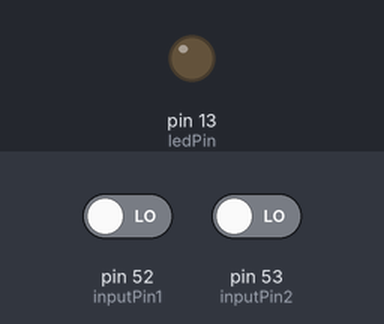
This sketch was run on a simulated Arduino Mega 2560, built with avr-gcc and run on an emulated ATmega2560. On the bench: output pins drawn as LEDs (lit = HIGH). Inputs (shaded band) come from the test bench; at power-on: pin 52 (inputPin1) LOW, pin 53 (inputPin2) LOW. What the sketch prints to the serial monitor is not drawn.

Above: at 1.2 s.
1.3 s: pin 52 (inputPin1) driven HIGH and pin 53 (inputPin2) driven HIGH
At 1.6 s:
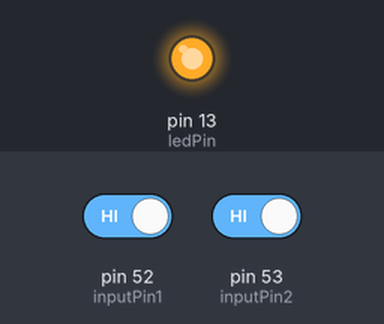
2.8 s: pin 52 (inputPin1) driven LOW
At 4.3 s:
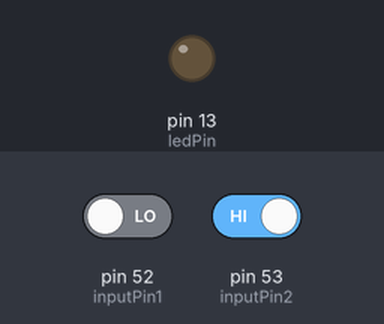
4.8 s: pin 52 (inputPin1) driven HIGH
At 5.5 s:
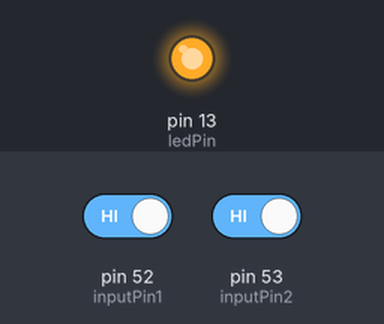
Timing chart, 0 to 7.8 s (numbered marks = the images above; inputs shaded):
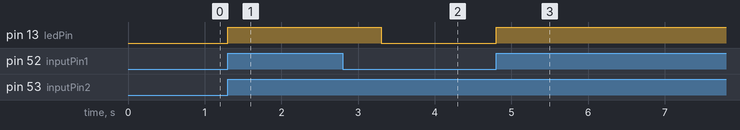

Measured:
- after the input at 1.3 s, pin 13 (ledPin): LOW → HIGH at once
- after the input at 2.8 s, pin 13 (ledPin): HIGH → LOW after 0.50 s
- after the input at 4.8 s, pin 13 (ledPin): LOW → HIGH at once

The sketch:

Arduino_Final.ino
```cpp
int inputPin1 = 52;
int inputPin2 = 53;
int ledPin = 13;
int pirState = LOW;
int val1 = 0;
int val2 = 0;

void setup() {
  pinMode(ledPin, OUTPUT);
  pinMode(inputPin1, INPUT);
  pinMode(inputPin2, INPUT);
  Serial.begin(9600);
  Serial1.begin(9600);
}

void loop() {
  val1 = digitalRead(inputPin1);
  val2 = digitalRead(inputPin2);
  //digitalWrite(ledPin, HIGH);
  if (val1 == HIGH && val2 == HIGH) {
    digitalWrite(ledPin, HIGH);

    Serial.write(1);
    Serial1.write(1);
    delay(1000);

    Serial.println("Motion captured!");
    //Do something while a person is in range
    if(pirState == LOW){
      // Do something when a person first enters
      pirState = HIGH;
    }
  }
  else {
    digitalWrite(ledPin, LOW);

    // Do something while a person is out of range
    if (pirState == HIGH){
      // Do something when a person leaves the range
      pirState = LOW;
    }
  }
}
```
